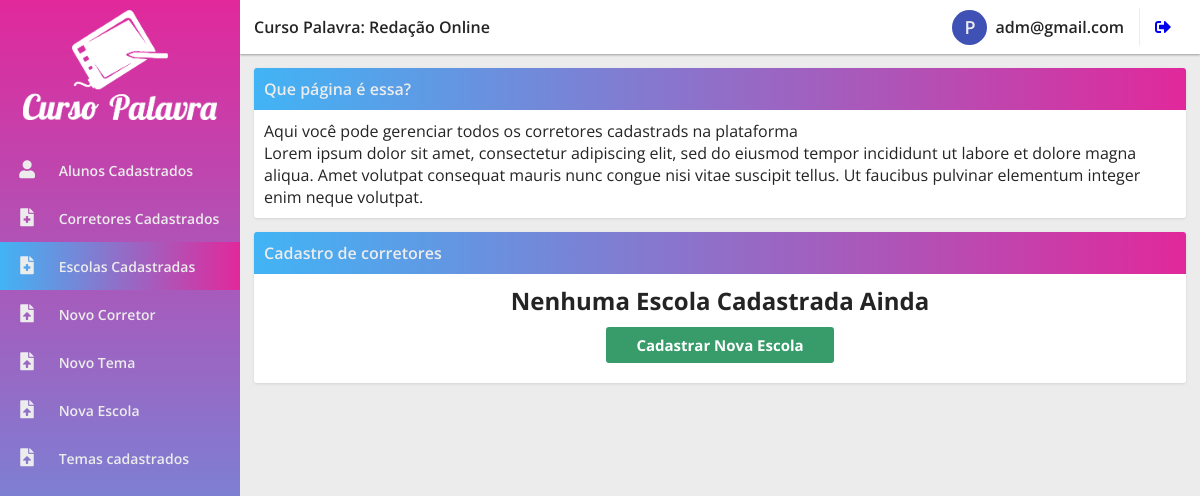
/php/area_interna_adm/escolas_cadastradas.php (signed in), run on an earlier commit of the app's database.
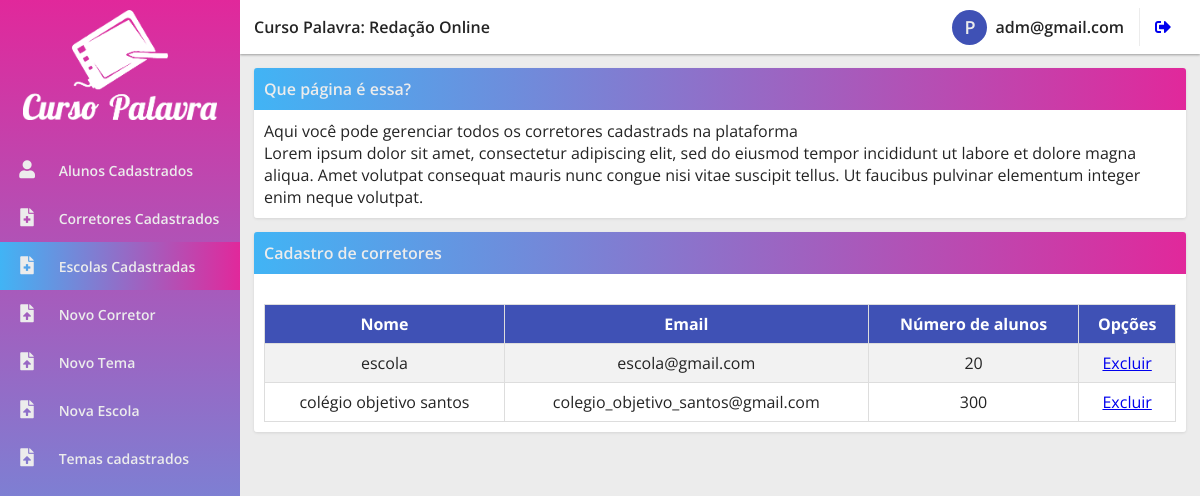
And on a later commit of the database.
### tables this page shows
CREATE TABLE `escola` (
  `id_escola` int(11) NOT NULL,
  `nome_escola` varchar(100) NOT NULL,
  `email_escola` varchar(100) NOT NULL,
  `senha_escola` varchar(100) NOT NULL,
  `qtd_aluno_escola` int(11) NOT NULL,
  `limite_redacao_aluno` int(11) NOT NULL
);

### php/area_interna_adm/escolas_cadastradas.php (the view, shortened to what the changed rows need)
<?php
    include './../connection.php';
?>
<html>
    <head>
        <link rel="stylesheet" href="https://use.fontawesome.com/releases/v5.11.2/css/all.css">
        <link href="./../../css/area_interna_style.css" rel="stylesheet">
        <link rel="stylesheet" href="./../../css/style_table.css">
    </head>
    <body>
        <div class="sidenavWrapper">
        <div class="content">
            <div class="cardWrapper">
                <div class="card">
                    <?php
                        $sql_select_escola = "SELECT * FROM escola";
                        $sql_select_escola_result = mysqli_query($conn, $sql_select_escola);
                        if($sql_select_escola_result){
                            $row_escolas = mysqli_num_rows($sql_select_escola_result);
                            if($row_escolas >= 1){
                                echo '
                                <table>
                                    <tr>
                                        <th>Nome</th>
                                        <th>Email</th>
                                        <th>Número de alunos</th>
                                        <th>Opções</th>
                                    </tr>
                                ';
                                while($row_dados_escola = mysqli_fetch_array($sql_select_escola_result)){
                                    echo '
                                        <tr>
                                            <td>'.$row_dados_escola['nome_escola'].'</td>
                                            <td>'.$row_dados_escola['email_escola'].'</td>
                                            <td>'.$row_dados_escola['qtd_aluno_escola'].'</td>
                                            <td>
                                                <a href="./delete_escola.php?id_escola='.$row_dados_escola['id_escola'].'" class="btn-excluir">Excluir</a>
                                            </td>
                                        </tr>';
                                }
                                echo '</table>';
                            }else{
                                echo '
                                <div class="painel-nada-bd">
                                    <h2>Nenhuma Escola Cadastrada Ainda</h2>
                                    <button class="btn-novo-tema"><a href="./cadastro_escola.php">Cadastrar Nova Escola</a></button>
                                </div>
                            ';
                            }
                        }else{
                            echo 'Erro ao selecionar dados do corretores na base de dados.';
                        }
                    ?>
                </div>
            </div>
        </div>
    </body>
</html>

What changed in the data, as far as the page shows it:
added escola: nome_escola "escola", email_escola "escola@gmail.com", qtd_aluno_escola "20"
added escola: nome_escola "colégio objetivo santos", email_escola "colegio_objetivo_santos@gmail.com", qtd_aluno_escola "300"
Also different on the page:
text no longer shown: "Nenhuma Escola Cadastrada Ainda Cadastrar Nova Escola"
text now shown: "Nome Email Número de alunos Opções"
